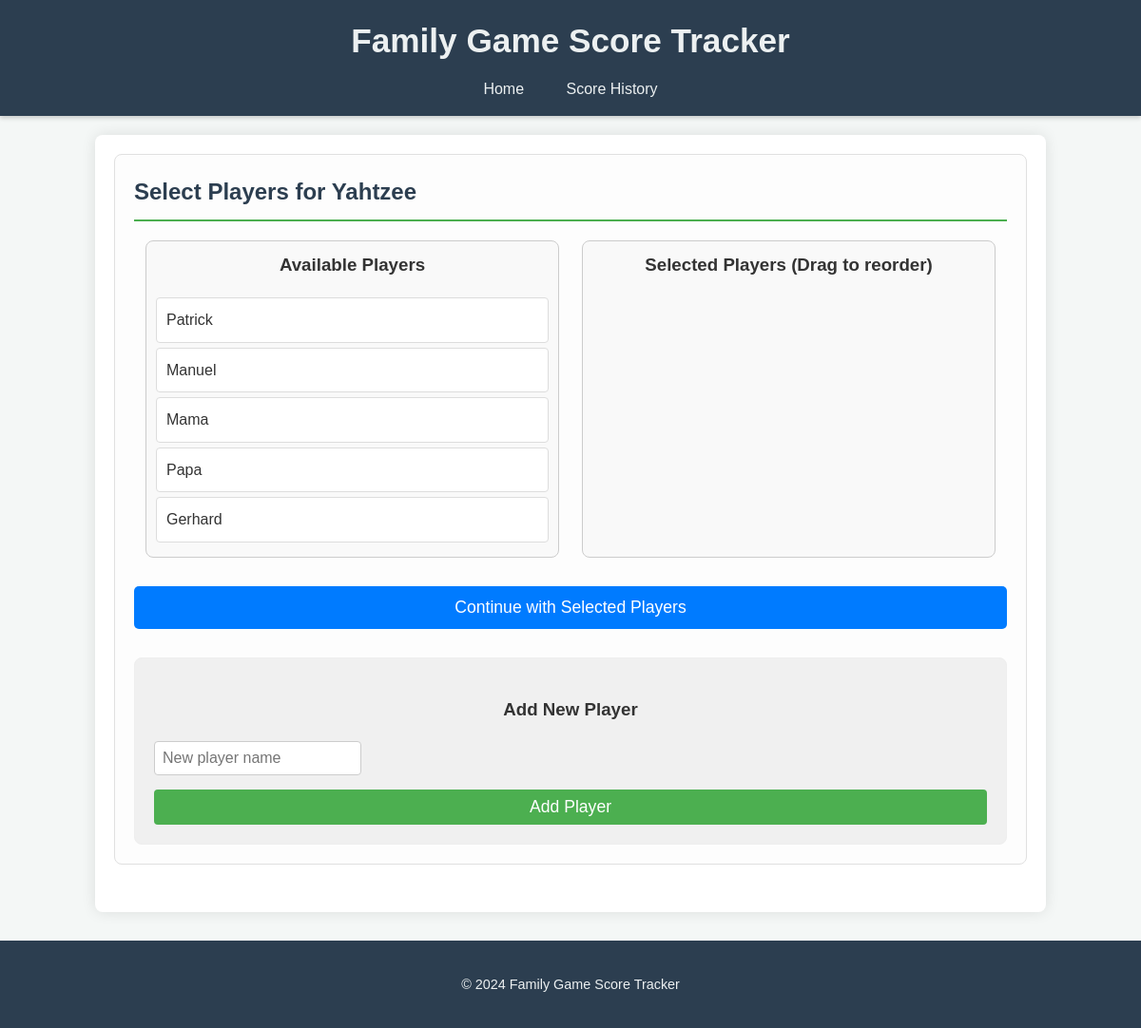
Page /select_players/1 on the committed database.
### tables this page shows
CREATE TABLE games (
            id INTEGER PRIMARY KEY AUTOINCREMENT,
            name TEXT NOT NULL UNIQUE
        );

CREATE TABLE players (
            id INTEGER PRIMARY KEY AUTOINCREMENT,
            name TEXT NOT NULL UNIQUE
        );

### app.py (the view, shortened to what this page needs)
@app.route('/select_players/<int:game_id>', methods=['GET', 'POST'])
def select_players(game_id):
    players = get_players()
    game = [g for g in get_games() if g['id'] == game_id][0]
    return render_template('select_players.html', players=players, game=game)

### app.py (called while the page is built)
def get_db_connection():
    conn = sqlite3.connect(app.config['DB_PATH'])
    conn.row_factory = sqlite3.Row
    return conn

def get_games():
    conn = get_db_connection()
    games_data = conn.execute('SELECT * FROM games').fetchall()
    conn.close()
    games_with_logos = []
    for game in games_data:
        game_dict = dict(game)
        game_dict['logo_filename'] = f"{game_dict['name'].lower()}_logo.png"
        games_with_logos.append(game_dict)
    return games_with_logos

def get_players():
    conn = get_db_connection()
    players = conn.execute('SELECT * FROM players').fetchall()
    conn.close()
    return players

### templates/select_players.html (shortened to what this page needs)
{% extends 'base.html' %}
{% block content %}
<section class="player-selection">
    <h2>Select Players for {{ game['name'] }}</h2>
    <div class="player-lists-container">
        <div class="player-list-box">
            <h3>Available Players</h3>
            <ul id="availablePlayers" class="player-list">
                {% for player in players %}
                <li draggable="true" data-player-id="{{ player['id'] }}">{{ player['name'] }}</li>
                {% endfor %}
            </ul>
        </div>
        <div class="player-list-box">
            <h3>Selected Players (Drag to reorder)</h3>
            <ul id="selectedPlayers" class="player-list">
            </ul>
        </div>
    </div>
    <div class="continue-button-container">
        <form id="selectPlayersForm" method="post">
            <button type="submit" class="button">Continue with Selected Players</button>
        </form>
    </div>
    <div class="add-player-section">
        <h3>Add New Player</h3>
        <form id="addPlayerForm" method="post" action="{{ url_for('select_players', game_id=game['id']) }}">
            <input type="text" name="new_player_name" placeholder="New player name" required>
            <button type="submit" name="action" value="add_player">Add Player</button>
        </form>
    </div>
</section>
{% endblock %}

### static/style.css (style rules this page uses)
body { font-family: 'Arial', sans-serif; margin: 0; padding: 0; background-color: #f4f7f6; color: #333; line-height: 1.6; }
section { margin-bottom: 30px; padding: 20px; border: 1px solid #e0e0e0; border-radius: 8px; background-color: #fdfdfd; }
section h2 { color: #2c3e50; border-bottom: 2px solid #4CAF50; padding-bottom: 10px; margin-top: 0; margin-bottom: 20px; }
form { display: flex; flex-direction: column; gap: 15px; }
form input[type="text"], form input[type="number"], form select { width: calc(100% - 22px); padding: 10px; border: 1px solid #ccc; border-radius: 5px; font-size: 1em; }
form button, .button { background-color: #4CAF50; color: white; padding: 12px 20px; border: none; border-radius: 5px; cursor: pointer; font-size: 1.1em; transition: background-color 0.3s ease; text-align: center; text-decoration: none; display: inline-block; }
.player-lists-container { display: flex; justify-content: space-around; margin-top: 20px; }
.player-list-box { border: 1px solid #ccc; padding: 10px; min-height: 200px; width: 45%; background-color: #f9f9f9; border-radius: 8px; }
.player-list-box h3 { text-align: center; margin-top: 0; color: #333; }
.player-list { list-style: none; padding: 0; margin: 0; min-height: 180px; }
.player-list li { background-color: #fff; border: 1px solid #ddd; padding: 10px; margin-bottom: 5px; cursor: grab; border-radius: 4px; display: flex; justify-content: space-between; align-items: center; }
.add-player-section { margin-top: 30px; padding: 20px; border: 1px solid #eee; background-color: #f0f0f0; border-radius: 8px; text-align: center; }
.add-player-section input[type="text"] { padding: 8px; margin-right: 10px; border: 1px solid #ccc; border-radius: 4px; width: 200px; }
.add-player-section button { padding: 8px 15px; background-color: #4CAF50; color: white; border: none; border-radius: 4px; cursor: pointer; }
.continue-button-container { text-align: center; margin-top: 30px; }
.continue-button-container button { padding: 12px 25px; font-size: 1.1em; background-color: #007bff; color: white; border: none; border-radius: 5px; cursor: pointer; }

### rows in the picture
games: name "Yahtzee"
players: name "Patrick"
players: name "Manuel"
players: name "Mama"
players: name "Papa"
players: name "Gerhard"

### other values in the picture
{{ current_year or 2024 }} "2024"
